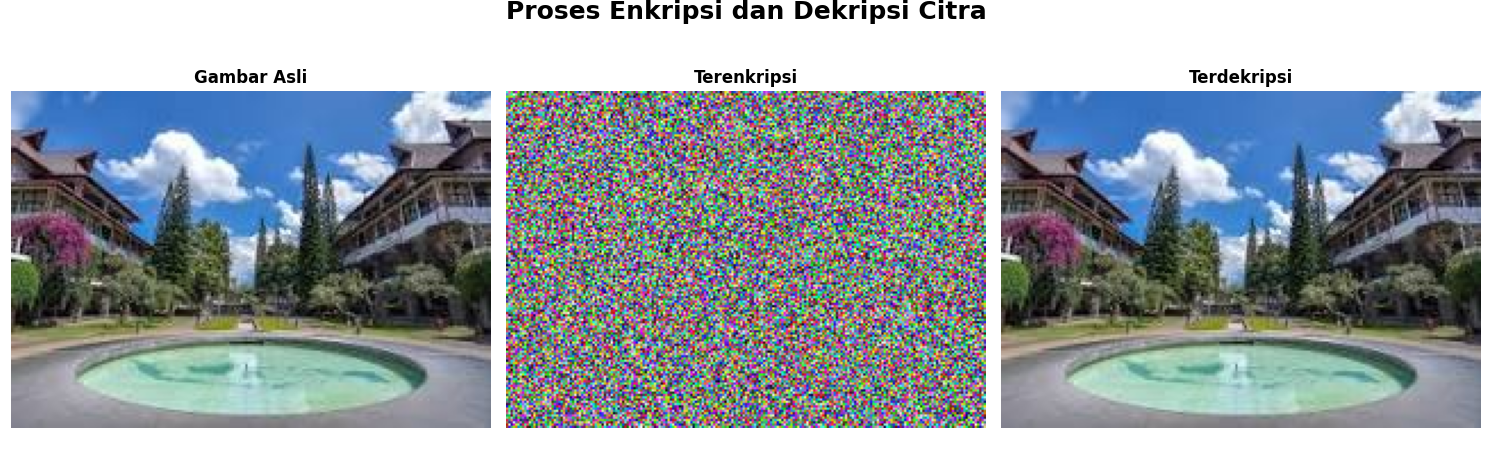
#> input picture Image.png, 1493 x 475 px
$ python Enkripsi-Dekripsi-Citra.py
#> lines starting #> are read from the running program, lines starting #| are printed output that depends on the picture
from tkinter.filedialog import askopenfilename
from PIL import Image
import numpy as np
import matplotlib.pyplot as plt

# Fungsi Cari Invers Modulo
def modinv(a, m):
    a = int(a)
    for x in range(1, m):
        if (a * x) % m == 1:
            return x
    raise ValueError(f"Tidak ada invers untuk {a} modulo {m}")

# Invers Table
modulo = 256
inverse_table = np.zeros(modulo, dtype=np.uint8)
for a in range(1, modulo):
    try:
        inverse_table[a] = modinv(a, modulo)
    except ValueError:
        inverse_table[a] = 0

# Pilih File Gambar
filepath = askopenfilename(title="Pilih gambar", filetypes=[("Image files", "*.png *.jpg *.jpeg")])
#> the answer given: Image.png
img = Image.open(filepath)
#> img is the input picture: PIL image 1493x475 RGBA; mean R, G, B, A 154.4, 162.6, 167.8, 255
if img.mode != 'RGB':
    img = img.convert('RGB')
#> img: PIL image 1493x475 RGB

arr = np.array(img)
shape = arr.shape
#> shape = (475, 1493, 3)
height, width, channels = shape
#> height = 475; width = 1493; channels = 3
size = height * width
#> size = 709175

# Fungsi generate kunci valid (ganjil)
def generate_keys():
    return np.random.choice(np.arange(1, 256, 2), size=size).astype(np.uint8).reshape((height, width))

# Enkripsi per channel
def encrypt_channel(channel, key):
    encrypted = (channel.astype(np.uint16) * key.astype(np.uint16)) % 256
    return encrypted.astype(np.uint8)

# Dekripsi per channel
def decrypt_channel(channel, key):
    key_flat = key.flatten()
    key_inv = inverse_table[key_flat].reshape((height, width))
    decrypted = (channel.astype(np.uint16) * key_inv.astype(np.uint16)) % 256
    return decrypted.astype(np.uint8)

# Generate key dan permutasi
key_R = generate_keys()
key_G = generate_keys()
key_B = generate_keys()
perm_indices = np.random.permutation(size)
inverse_perm = np.argsort(perm_indices)

# Pisah channel RGB
R, G, B = arr[:,:,0], arr[:,:,1], arr[:,:,2]

# Enkripsi
R_enc = encrypt_channel(R, key_R).flatten()[perm_indices].reshape((height, width))
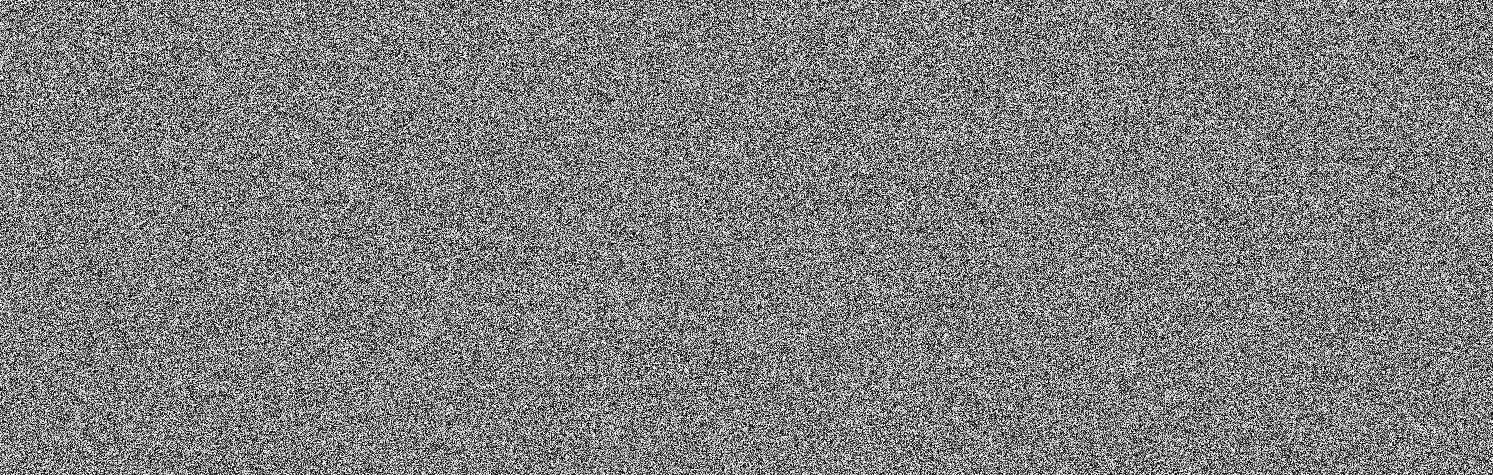
#> R_enc: shape (475, 1493); min 0, max 255, mean 127.3
G_enc = encrypt_channel(G, key_G).flatten()[perm_indices].reshape((height, width))
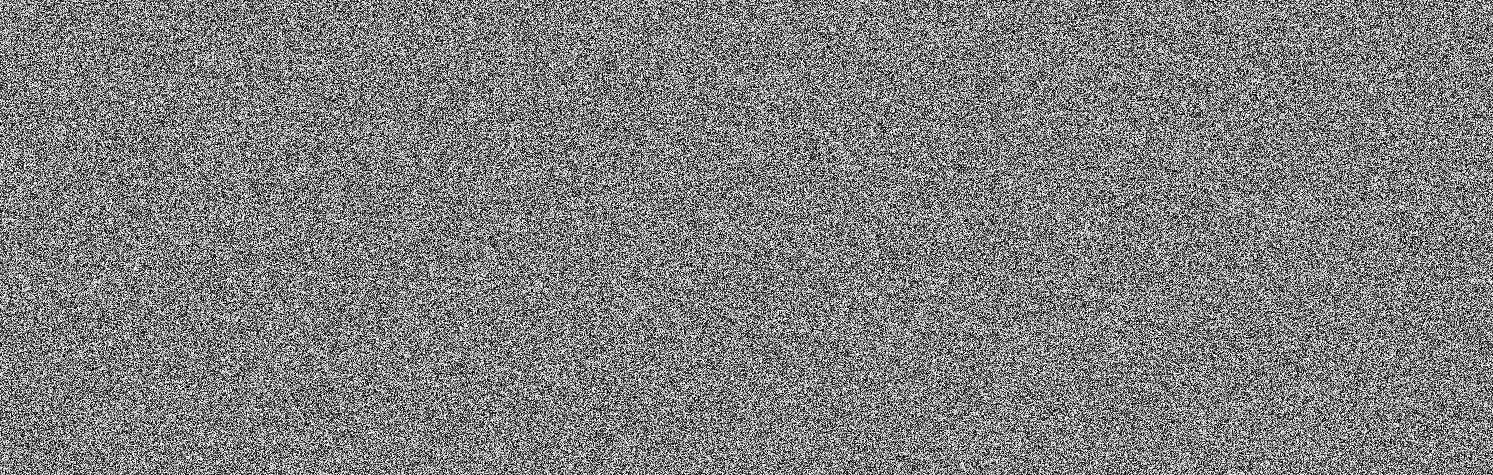
#> G_enc: shape (475, 1493); min 0, max 255, mean 127.4
B_enc = encrypt_channel(B, key_B).flatten()[perm_indices].reshape((height, width))
#> in encrypt_channel (call 3), `encrypted = (channel.astype(np.uint16) * key.astype(np.uint16)) % 256`:
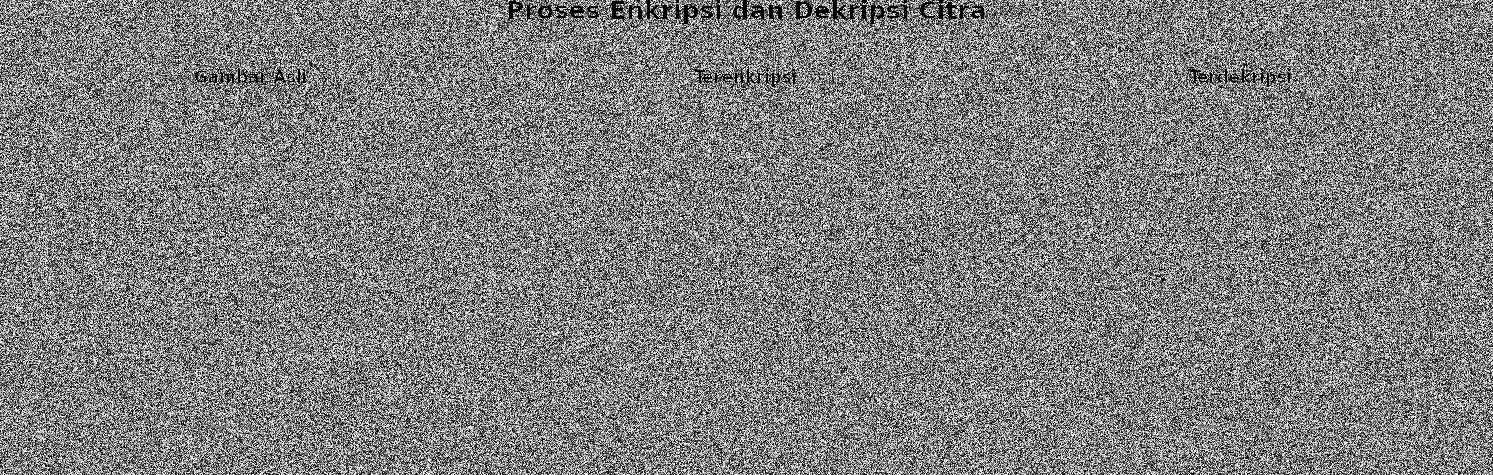
#> encrypted: shape (475, 1493) uint16; min 0, max 255, mean 127.3
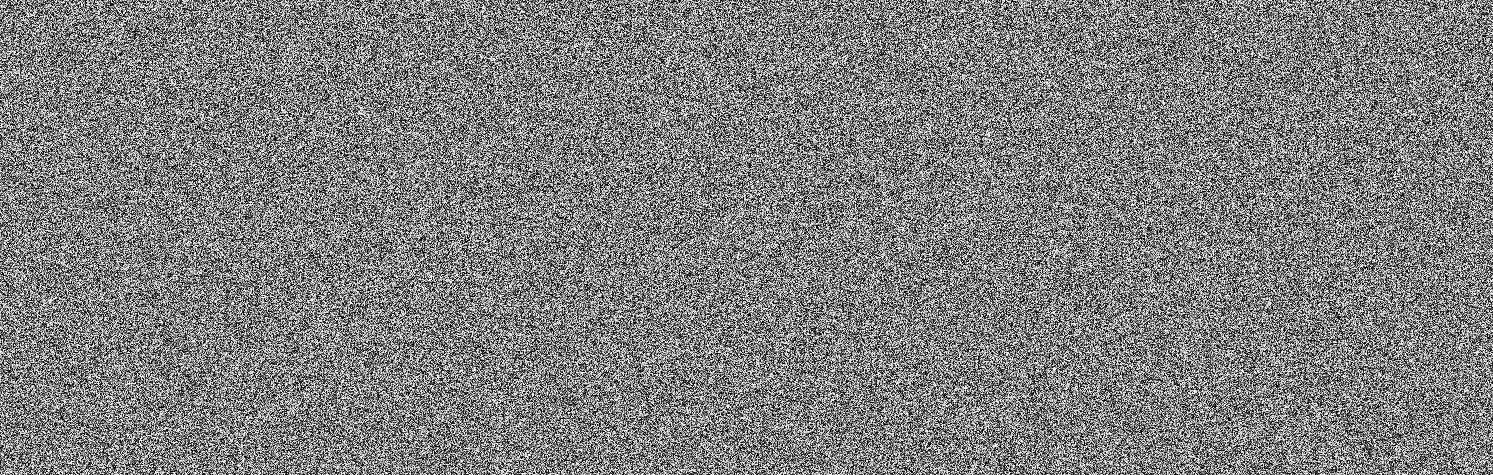
#> B_enc: shape (475, 1493); min 0, max 255, mean 127.3
enc_image = np.stack((R_enc, G_enc, B_enc), axis=2)
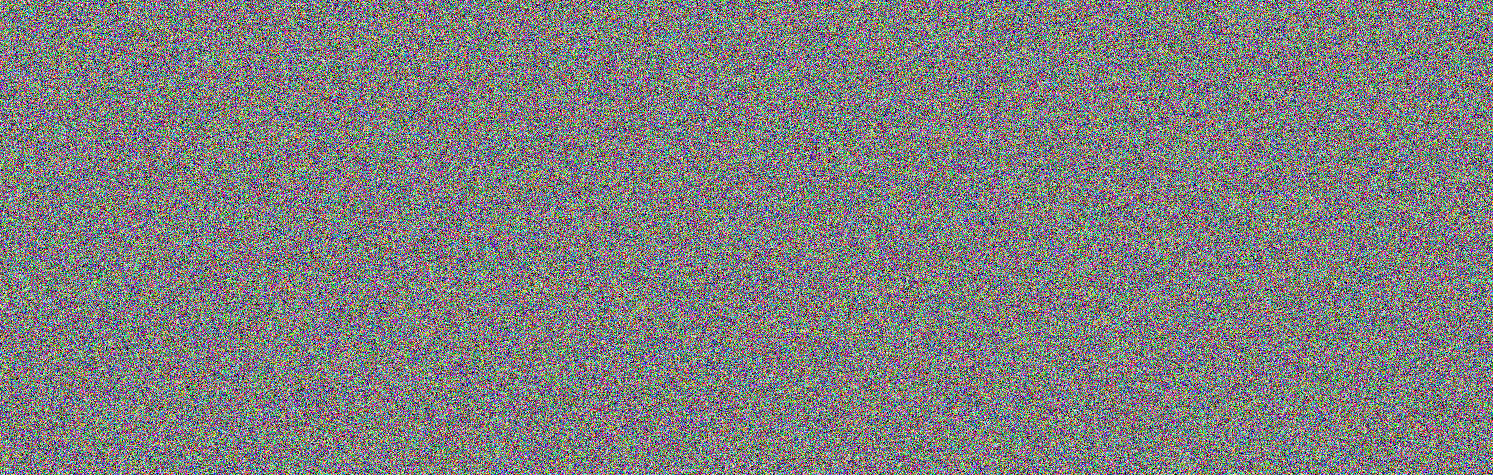
#> enc_image: shape (475, 1493, 3); mean of channels 0, 1, 2 127.3, 127.4, 127.3; drawn as R, G, B

# Dekripsi
R_unshuffled = R_enc.flatten()[inverse_perm].reshape((height, width))
G_unshuffled = G_enc.flatten()[inverse_perm].reshape((height, width))
B_unshuffled = B_enc.flatten()[inverse_perm].reshape((height, width))

R_dec = decrypt_channel(R_unshuffled, key_R)
G_dec = decrypt_channel(G_unshuffled, key_G)
B_dec = decrypt_channel(B_unshuffled, key_B)
#> in decrypt_channel (call 3), `key_inv = inverse_table[key_flat].reshape((height, width))`:
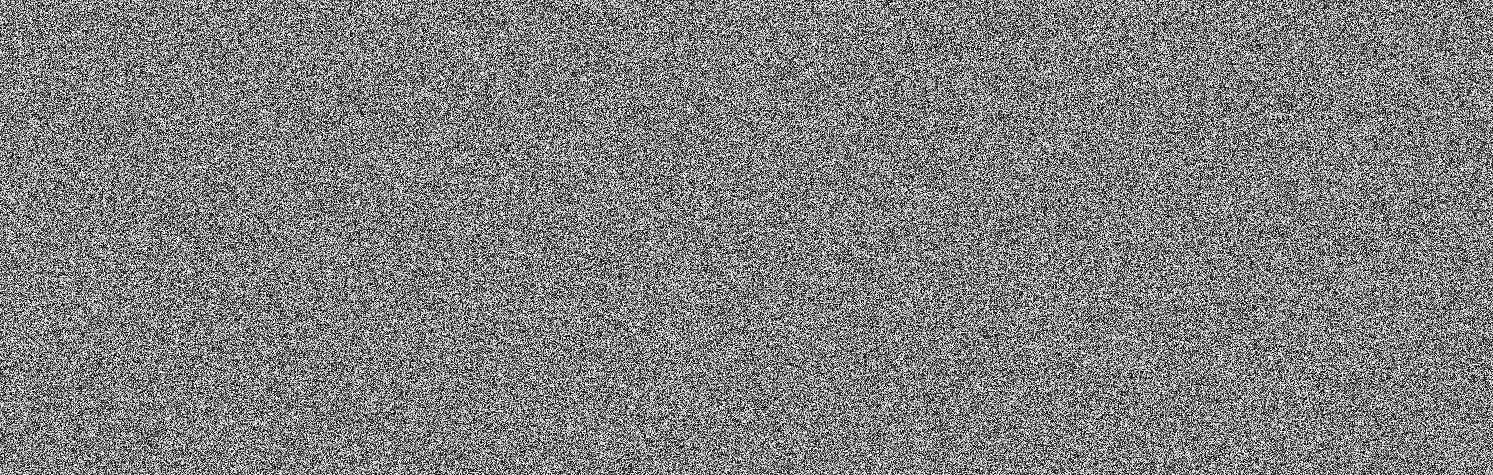
#> key_inv: shape (475, 1493); min 1, max 255, mean 127.9
dec_image = np.stack((R_dec, G_dec, B_dec), axis=2)

# Menampilkan hasil
plt.figure(figsize=(15, 5))
plt.suptitle("Proses Enkripsi dan Dekripsi Citra", fontsize=18, fontweight='bold')

plt.subplot(1, 3, 1)
plt.imshow(arr)
plt.title("Gambar Asli", fontweight='bold')
plt.axis('off')

plt.subplot(1, 3, 2)
plt.imshow(enc_image)
plt.title("Terenkripsi", fontweight='bold')
plt.axis('off')

plt.subplot(1, 3, 3)
plt.imshow(dec_image)
plt.title("Terdekripsi", fontweight='bold')
plt.axis('off')

plt.tight_layout()
plt.show()
